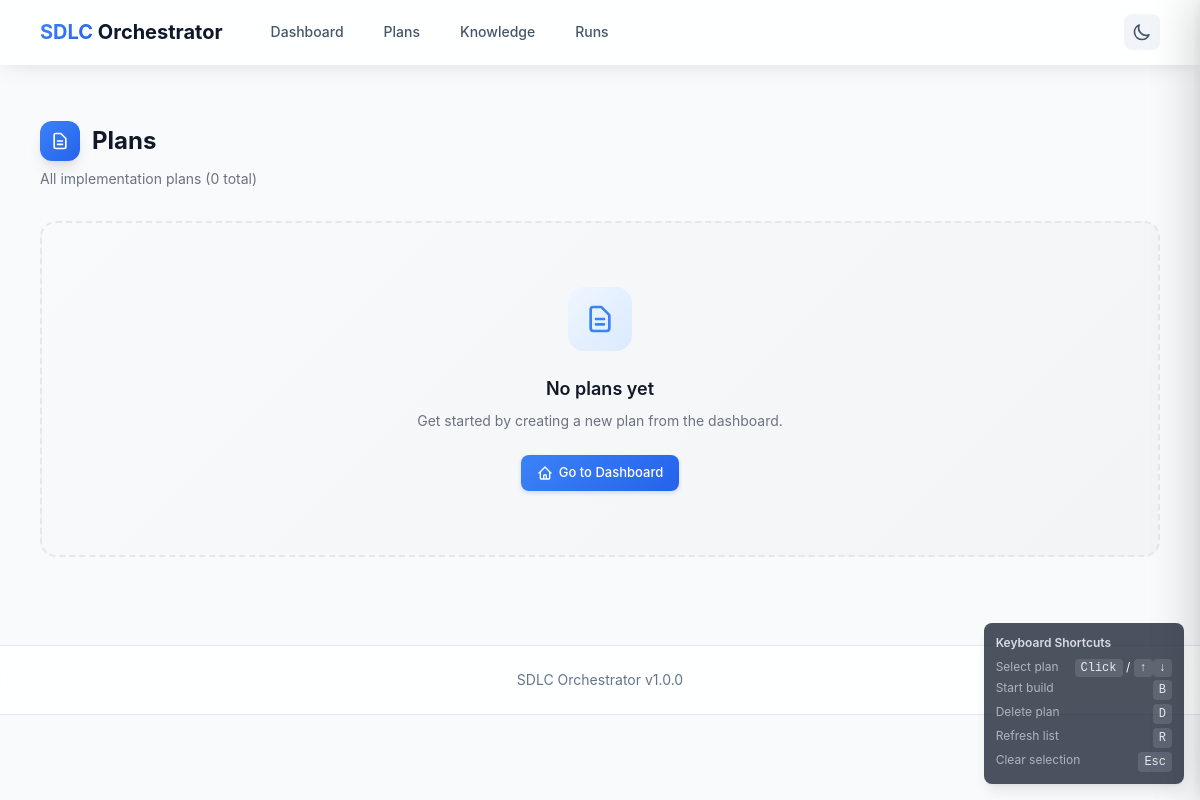
The app's page /plans, older data.
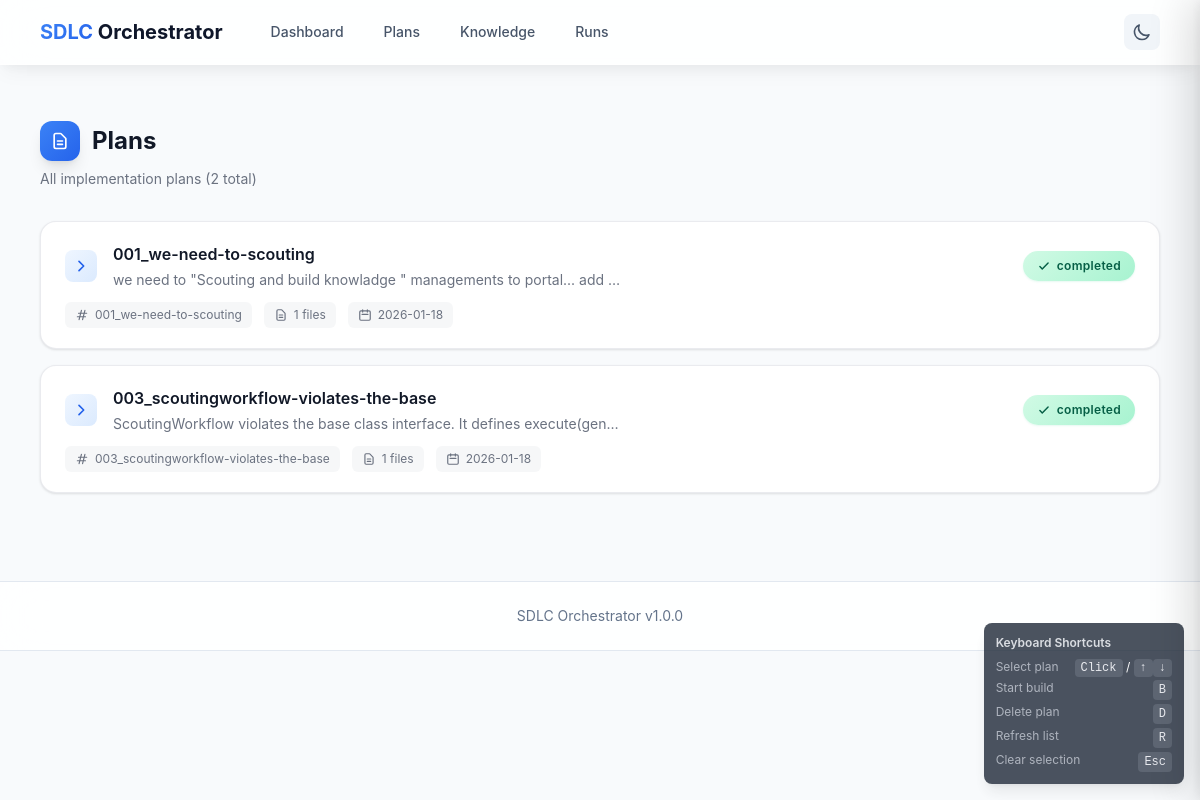
The same page, newer data.
### tables this page shows
CREATE TABLE plans (
    id INTEGER PRIMARY KEY AUTOINCREMENT,
    plan_id TEXT UNIQUE NOT NULL,
    status TEXT NOT NULL DEFAULT 'pending',
    goal TEXT NOT NULL,
    request TEXT NOT NULL,
    raw_content TEXT NOT NULL,
    context_json TEXT,
    verify_json TEXT,
    created_at TEXT NOT NULL,
    updated_at TEXT NOT NULL,
    completed_at TEXT,
    CONSTRAINT valid_status CHECK (status IN ('pending', 'building', 'completed', 'failed', 'paused'))
);

### portal/routes/pages.py (the view)
@router.get("/plans", response_class=HTMLResponse)
async def plans_page(
    request: Request,
    plan_service: PlanService = Depends(_get_plan_service),
):
    plans = await plan_service.get_all_plans()
    return templates.TemplateResponse(request, "plans.html", {"plans": plans})

### portal/templates/plans.html (shortened to what the changed rows need)
{% extends "base.html" %}
{% block content %}
<div class="px-4 py-6 sm:px-0">
    <div class="mb-8 flex justify-between items-center">
        <div>
            <h1 class="text-2xl font-bold text-gray-900 dark:text-white flex items-center gap-3">
                <div class="w-10 h-10 rounded-xl bg-gradient-to-br from-primary-500 to-primary-600 flex items-center justify-center shadow-lg">
                    <svg class="w-5 h-5 text-white" fill="none" stroke="currentColor" viewBox="0 0 24 24">
                        <path stroke-linecap="round" stroke-linejoin="round" stroke-width="2" d="M9 12h6m-6 4h6m2 5H7a2 2 0 01-2-2V5a2 2 0 012-2h5.586a1 1 0 01.707.293l5.414 5.414a1 1 0 01.293.707V19a2 2 0 01-2 2z"></path>
                    </svg>
                </div>
                Plans
            </h1>
            <p class="mt-2 text-sm text-gray-500 dark:text-gray-400">All implementation plans ({{ plans|length }} total)</p>
        </div>
    </div>
    {% if plans %}
    <div class="space-y-4" id="plans-list">
        {% for plan in plans %}
        <div class="plan-card plan-item" data-plan-id="{{ plan.id }}">
            <div class="plan-header" onclick="togglePlan('{{ plan.id }}')">
                <div class="flex items-center justify-between">
                    <div class="flex items-center gap-4">
                        <div class="expand-icon-wrapper">
                            <svg id="expand-icon-{{ plan.id }}" class="expand-icon h-4 w-4 text-primary-600" fill="none" stroke="currentColor" viewBox="0 0 24 24" aria-hidden="true">
                                <path stroke-linecap="round" stroke-linejoin="round" stroke-width="2.5" d="M9 5l7 7-7 7"></path>
                            </svg>
                        </div>
                        <div class="flex-1 min-w-0">
                            <div class="flex items-center gap-3">
                                <p class="text-base font-semibold text-gray-900 dark:text-white truncate">
                                    {{ plan.name }}
                                </p>
                            </div>
                            {% if plan.request %}
                            <p class="text-sm text-gray-500 dark:text-gray-400 mt-1 truncate max-w-lg">{{ plan.request }}</p>
                            {% endif %}
                        </div>
                    </div>
                    <div class="flex items-center gap-3">
                        <span class="status-pill
                            {% if plan.state == 'completed' %}status-pill-completed
                            {% elif plan.state == 'pending' %}status-pill-pending
                            {% elif plan.state == 'in-progress' %}status-pill-in-progress
                            {% else %}status-pill-failed{% endif %}">
                            {% if plan.state == 'completed' %}
                            <svg class="w-3.5 h-3.5" fill="none" stroke="currentColor" viewBox="0 0 24 24">
                                <path stroke-linecap="round" stroke-linejoin="round" stroke-width="2.5" d="M5 13l4 4L19 7"></path>
                            </svg>
                            {% elif plan.state == 'pending' %}
                            <svg class="w-3.5 h-3.5" fill="none" stroke="currentColor" viewBox="0 0 24 24">
                                <path stroke-linecap="round" stroke-linejoin="round" stroke-width="2" d="M12 8v4l3 3m6-3a9 9 0 11-18 0 9 9 0 0118 0z"></path>
                            </svg>
                            {% elif plan.state == 'in-progress' %}
                            <svg class="w-3.5 h-3.5 animate-spin" fill="none" stroke="currentColor" viewBox="0 0 24 24">
                                <path stroke-linecap="round" stroke-linejoin="round" stroke-width="2" d="M4 4v5h.582m15.356 2A8.001 8.001 0 004.582 9m0 0H9m11 11v-5h-.581m0 0a8.003 8.003 0 01-15.357-2m15.357 2H15"></path>
                            </svg>
                            {% else %}
                            <svg class="w-3.5 h-3.5" fill="none" stroke="currentColor" viewBox="0 0 24 24">
                                <path stroke-linecap="round" stroke-linejoin="round" stroke-width="2" d="M12 8v4m0 4h.01M21 12a9 9 0 11-18 0 9 9 0 0118 0z"></path>
                            </svg>
                            {% endif %}
                            {{ plan.state }}
                        </span>
                    </div>
                </div>
                <div class="mt-3 flex flex-wrap items-center gap-3">
                    <span class="meta-item">
                        <svg class="w-3.5 h-3.5" fill="none" stroke="currentColor" viewBox="0 0 24 24">
                            <path stroke-linecap="round" stroke-linejoin="round" stroke-width="2" d="M7 20l4-16m2 16l4-16M6 9h14M4 15h14"></path>
                        </svg>
                        {{ plan.id }}
                    </span>
                    {% if plan.files %}
                    <span class="meta-item">
                        <svg class="w-3.5 h-3.5" fill="none" stroke="currentColor" viewBox="0 0 24 24">
                            <path stroke-linecap="round" stroke-linejoin="round" stroke-width="2" d="M9 12h6m-6 4h6m2 5H7a2 2 0 01-2-2V5a2 2 0 012-2h5.586a1 1 0 01.707.293l5.414 5.414a1 1 0 01.293.707V19a2 2 0 01-2 2z"></path>
                        </svg>
                        {{ plan.files|length }} files
                    </span>
                    {% endif %}
                    <span class="meta-item">
                        <svg class="w-3.5 h-3.5" fill="none" stroke="currentColor" viewBox="0 0 24 24">
                            <path stroke-linecap="round" stroke-linejoin="round" stroke-width="2" d="M8 7V3m8 4V3m-9 8h10M5 21h14a2 2 0 002-2V7a2 2 0 00-2-2H5a2 2 0 00-2 2v12a2 2 0 002 2z"></path>
                        </svg>
                        {{ plan.modified[:10] }}
                    </span>
                </div>
            </div>
        </div>
        {% endfor %}
    </div>
    {% else %}
    <div class="empty-state">
        <div class="empty-state-icon">
            <svg class="h-8 w-8 text-primary-500" fill="none" stroke="currentColor" viewBox="0 0 24 24" aria-hidden="true">
                <path stroke-linecap="round" stroke-linejoin="round" stroke-width="2" d="M9 12h6m-6 4h6m2 5H7a2 2 0 01-2-2V5a2 2 0 012-2h5.586a1 1 0 01.707.293l5.414 5.414a1 1 0 01.293.707V19a2 2 0 01-2 2z"></path>
            </svg>
        </div>
        <h3 class="text-lg font-semibold text-gray-900 dark:text-white">No plans yet</h3>
        <p class="mt-2 text-sm text-gray-500 dark:text-gray-400 max-w-sm mx-auto">Get started by creating a new plan from the dashboard.</p>
        <div class="mt-6">
            <a href="/" class="action-btn action-btn-primary">
                <svg class="h-4 w-4" fill="none" stroke="currentColor" viewBox="0 0 24 24">
                    <path stroke-linecap="round" stroke-linejoin="round" stroke-width="2" d="M3 12l2-2m0 0l7-7 7 7M5 10v10a1 1 0 001 1h3m10-11l2 2m-2-2v10a1 1 0 01-1 1h-3m-6 0a1 1 0 001-1v-4a1 1 0 011-1h2a1 1 0 011 1v4a1 1 0 001 1m-6 0h6"></path>
                </svg>
                Go to Dashboard
            </a>
        </div>
    </div>
    {% endif %}
</div>
{% endblock %}

Row changes from the older to the newer data that the page shows:
added plans: name "001_we-need-to-scouting", request "we need to \"Scouting and build knowladge \" managements to portal... add…", state "completed", id "001_we-need-to-scouting", files|length "1", updated_at "2026-01-18"
added plans: name "003_scoutingworkflow-violates-the-base", request "ScoutingWorkflow violates the base class interface. It defines execute(gen…", state "completed", id "003_scoutingworkflow-violates-the-base", files|length "1", updated_at "2026-01-18"
Text that changed along with them:
{{ plans|length }}: "0" → "2"
text no longer shown: "No plans yet Get started by creating a new plan from the dashboard. Go to Dashboard"
